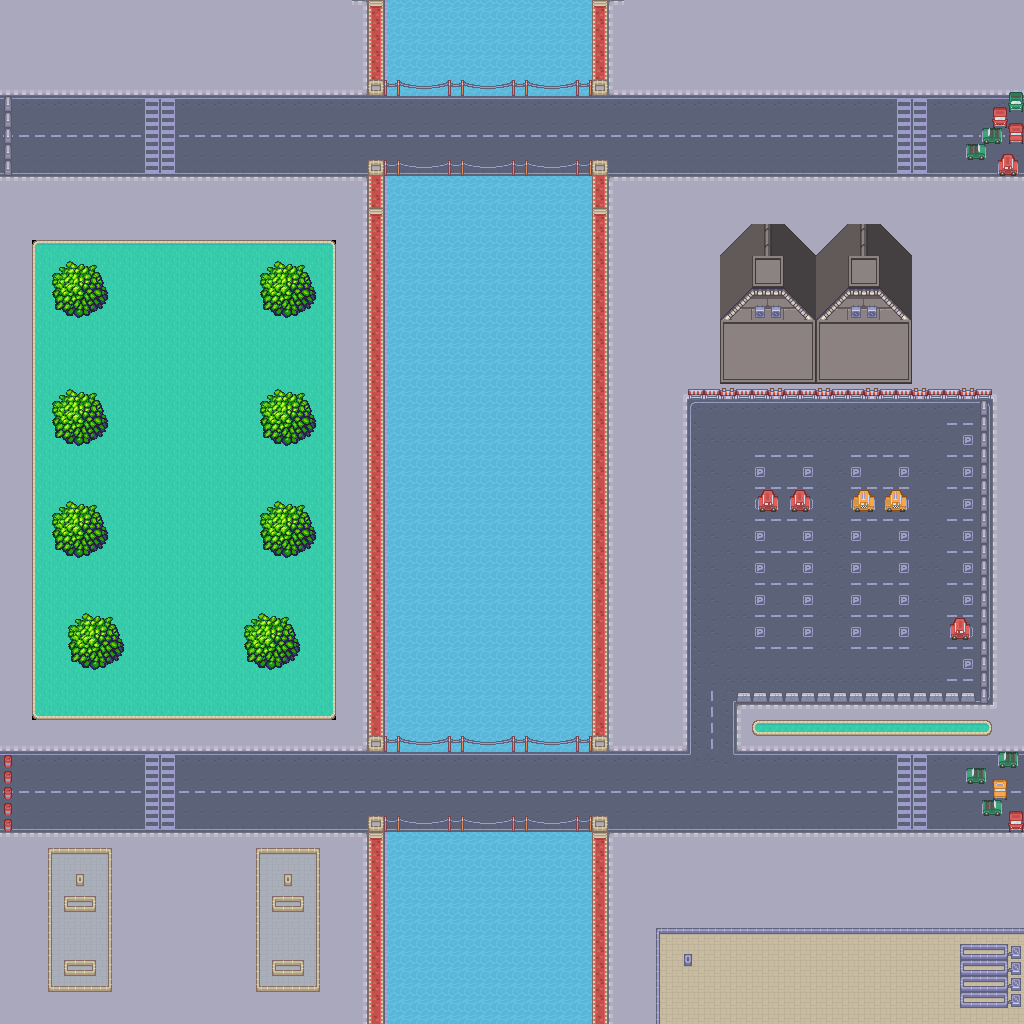

A 2D game scene composited from a Tiled map and its tileset images. What follows is a short description and the map's XML, with each tile layer's data collapsed to a summary:
An orthogonal 64x64 tile map with 16x16 px tiles, 2 tile layers (Background, Foreground), 5 tilesets and 37 objects (8x Tree, PlayerSpawn, EnemySpawn1, EnemySpawn2, EnemySpawn3, ...).

<map version="1.2" tiledversion="1.2.1" orientation="orthogonal" renderorder="right-down" width="64" height="64" tilewidth="16" tileheight="16" infinite="0" nextlayerid="5" nextobjectid="52">
 <properties>
  <property name="levelName" value="Town" />
 </properties>
 <tileset firstgid="1" source="dungeon tileset calciumtrice.tsx" />
 <tileset firstgid="1051" source="Sidewalk_dark.tsx" />
 <tileset firstgid="1115" source="wood_tileset_3.tsx" />
 <tileset firstgid="2139" source="build_atlas.tsx" />
 <tileset firstgid="6235" name="tilemap_packed" tilewidth="16" tileheight="16" tilecount="486" columns="27">
  <image source="tilemap_packed.png" trans="ff00ff" width="432" height="288" />
 </tileset>
 <layer id="1" name="Background" width="64" height="64">
  <data>[4096 cells, 4096 non-empty, 119 distinct tile ids]</data>
 </layer>
 <layer id="2" name="Foreground" width="64" height="64">
  <data>[4096 cells, 345 non-empty, 70 distinct tile ids]</data>
 </layer>
 <objectgroup id="3" name="Spawns" visible="0">
  <object id="1" name="PlayerSpawn" x="684.5" y="340.75">
   <properties>
    <property name="type" value="player" />
   </properties>
   <point />
  </object>
  <object id="2" name="EnemySpawn1" x="831.5" y="549.417">
   <properties>
    <property name="type" value="zombie" />
   </properties>
   <point />
  </object>
  <object id="3" name="EnemySpawn2" x="187.667" y="375">
   <properties>
    <property name="type" value="zombie" />
   </properties>
   <point />
  </object>
  <object id="4" name="EnemySpawn3" x="183.667" y="928.667">
   <properties>
    <property name="type" value="zombie" />
   </properties>
   <point />
  </object>
 </objectgroup>
 <objectgroup id="4" name="Walls" visible="0">
  <object id="5" name="Wall1" x="-6.33333" y="753.084" width="20.5833" height="79.8334" />
  <object id="6" name="Wall2" x="368.333" y="-0.6667" width="238" height="96" />
  <object id="7" name="Wall3" x="720.833" y="256.083" width="192.667" height="127" />
  <object id="8" name="Wall4" x="852" y="496.25" width="56.5" height="14.5" />
  <object id="9" name="Wall5" x="758.333" y="496" width="51.5833" height="16" />
  <object id="10" name="Wall6" x="949.333" y="622.417" width="21.5" height="18" />
  <object id="11" name="Wall7" x="687.932" y="382.538" width="304.083" height="16.6667" />
  <object id="12" name="Wall8" x="370" y="831.333" width="237.333" height="401.333" />
  <object id="13" name="Wall9" x="368.333" y="175.167" width="238.667" height="576.333" />
  <object id="14" name="Wall10" x="-0.25" y="1025.5">
   <polyline points="0,0 0,-1034.5" />
  </object>
  <object id="15" name="Wall11" x="0.188406" y="-0.0181159">
   <polyline points="0,0 1024,0" />
  </object>
  <object id="16" name="Wall12" x="1023.99" y="-70.2899">
   <polyline points="0,0 0,1110.5" />
  </object>
  <object id="17" name="Wall13" x="-39.6667" y="1023.67">
   <polyline points="0,0 1094.67,0" />
  </object>
  <object id="24" name="Tree" x="258.667" y="499.5" width="55" height="61">
   <ellipse />
  </object>
  <object id="26" name="Tree" x="258.167" y="387.5" width="55" height="61">
   <ellipse />
  </object>
  <object id="27" name="Tree" x="257.167" y="258.5" width="55" height="61">
   <ellipse />
  </object>
  <object id="28" name="Tree" x="65.1667" y="609.5" width="55" height="61">
   <ellipse />
  </object>
  <object id="29" name="Tree" x="241.167" y="610.5" width="55" height="61">
   <ellipse />
  </object>
  <object id="30" name="Tree" x="50.1667" y="498.5" width="55" height="61">
   <ellipse />
  </object>
  <object id="31" name="Tree" x="50.1667" y="386.5" width="55" height="61">
   <ellipse />
  </object>
  <object id="32" name="Tree" x="51.1667" y="256.5" width="55" height="61">
   <ellipse />
  </object>
  <object id="39" name="car collision 3" x="993" y="751.25" width="31" height="64.75" />
  <object id="40" name="Car collison 1" x="966.5" y="767.25" width="28.75" height="16.25" />
  <object id="41" name="car collision 4" x="1009.25" y="813.5" width="15.5" height="19.25" />
  <object id="42" name="car collision 2" x="982" y="799.25" width="25.75" height="16" />
  <object id="43" name="Building 2" x="256.25" y="847.833" width="63.3333" height="143.833" />
  <object id="45" name="Building 1" x="47.3333" y="848.333" width="64.8333" height="143.708" />
  <object id="46" name="Car Collision 6" x="1008.27" y="92" width="18.0455" height="85.0455" />
  <object id="47" name="Car Collision 7" x="992.364" y="106.909" width="17.6364" height="37.0909" />
  <object id="48" name="Call Collision 8" x="981.167" y="128.167" width="32.3333" height="48.3333" />
  <object id="49" name="Car Collision 5" x="965.875" y="143.875" width="25.875" height="16" />
  <object id="50" name="wall 20" x="-17.5455" y="95.1818" width="30" height="81.1818" />
  <object id="51" name="Building 3" x="654.667" y="928" width="380.667" height="96.6667" />
 </objectgroup>
</map>
